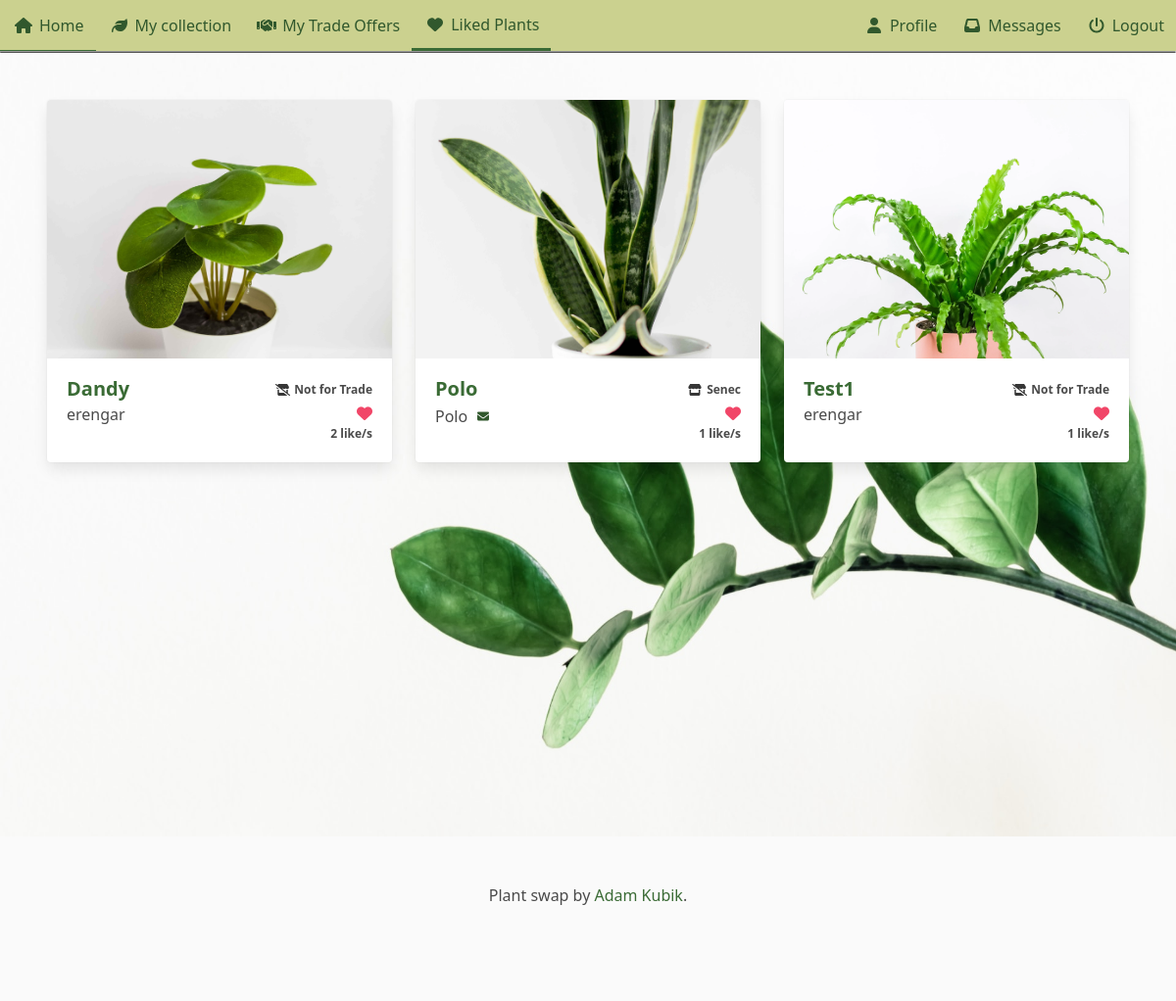
/accounts/likes/ (signed in), run on the app's committed database.
### plant_collection/models.py (models this page shows, shortened)
class Plant(models.Model):
    nick_name = models.CharField(
        max_length=64, validators=[MinLengthValidator(3)], unique=True
    )
    created = models.DateTimeField(auto_now_add=True, null=True, blank=True)
    updated = models.DateTimeField(auto_now=True, null=True, blank=True)
    species = models.ForeignKey(
        Species, on_delete=models.SET_NULL, blank=True, null=True, related_name="plants"
    )
    owner = models.ForeignKey(
        settings.AUTH_USER_MODEL, on_delete=models.CASCADE, related_name="plants"
    )
    slug = models.SlugField(default="bugged-plant")
    for_trade = models.BooleanField(default=False)
    likes = models.ManyToManyField(User, related_name="liked")
    location = models.CharField(max_length=24, blank=True, null=True, default=None, help_text="City, State")
    content = models.TextField(blank=True, null=True, default=None)
    def number_of_likes(self):
        return self.likes.count()

class Image(models.Model):
    plant = models.ForeignKey(Plant, on_delete=models.CASCADE, related_name="picture")
    image = models.ImageField(upload_to="pics")

### accounts/views.py (the view)
# urls.py: path('likes/', views.liked_list.as_view(), name='liked_list'),
class liked_list(LoginRequiredMixin, generic.View):
    template_name = 'accounts/like_list.html'
    def get(self, request, order='-likes'):
        context = {'plants':Plant.objects.filter(likes=request.user).order_by(order)}
        return render(request, self.template_name, context)

### accounts/templates/accounts/like_list.html (shortened to what this page needs)
{% extends "base.html" %}
{% load static %}
{% block header %}
<link rel="stylesheet" href="{% static 'plant_collection/css/no_padding_section.css' %}">
<link rel="stylesheet" href="{% static 'plant_collection/css/like_animation.css' %}">
{% endblock %}
{% block content %}
<section class="section">
{% include "plant_collection/assets/plants_gallery.html" %}
</section>
{% endblock content %}

### plant_collection/templates/plant_collection/assets/plants_gallery.html (shortened to what this page needs)
{% load cache %}
{% load static %}
<div class='columns is-multiline'>
    {% if plants %}
    {% for plant in plants %}
    <div class='column is-4-desktop is-full-mobile is-3-widescreen is-6-tablet'>
        <div class='card hover'>
            {% if plant.picture.all %}
            <div class='card-image'>
                <figure class='image is-4by3'>
                    <a href="{% url 'plant_collection:plant_view' slug=plant.slug %}">
                        {% if plant.thumbnail %}
                        <img src="{{ plant.thumbnail.image.image.url }}" alt="Picture of a plant" loading='lazy' class="cover">
                        {% else %}
                        <img src="{{ plant.picture.all.0.image.url }}" alt="Picture of a plant" loading='lazy' class="cover">
                        {% endif %}
                    </a>
                </figure>
            </div>
            {% endif %}
            <div class='card-content columns is-mobile' style='margin:0; padding:0.5rem;'>
                <div class='column is-6'>
                    <div class='title is-size-4-widescreen is-size-4-touch is-size-5-desktop'>
                        <a href="{% url 'plant_collection:plant_view' slug=plant.slug %}">{{plant.nick_name}}</a>
                    </div>
                    <div class='subtitle is-size-6-widescreen is-size-6-touch is-size-6-desktop'>
                        {% if user == plant.owner or not user.is_authenticated %}
                        <span>{{plant.owner}}</span>
                        {% else %}
                        <span class='icon-text'>
                            <span>{{plant.owner}}</span>
                            <a href="{% url 'accounts:write_message' name=plant.owner %}" class="icon"><img src="{% static 'plant_collection/icons/envelope.svg' %}"></a>
                        </span>
                        {% endif %}
                    </div>
                </div>
                <div class='column is-6'>
                    <div class='has-text-right'>
                        {% if plant.for_trade %}
                        <span class='icon-text has-text-weight-semibold is-size-7-desktop is-size-7-touch'>
                            <span class='icon'>
                                <img src="{% static 'plant_collection/icons/trade.svg' %}">
                            </span>
                            {% if plant.location %}
                            {{plant.location}}
                            {% else %}
                            For Trade
                            {% endif %}
                        </span>
                        {% else %}
                        <span class='icon-text has-text-weight-semibold is-size-7-desktop is-size-7-touch'>
                            <span class='icon'>
                                <img src="{% static 'plant_collection/icons/no_trade.svg' %}">
                            </span>
                            Not for Trade
                        </span>
                        {% endif %}
                    </div>
                    <div class='has-text-right'>
                        {% if not user in plant.likes.all %}
                        <div>
                            <a class='heart' role='button' tabindex=0 data-plant='{{ plant.id }}' data-user='{{ user }}'><i class="fa-regular fa-heart has-text-danger"></i></a>
                        </div>
                        {% elif user in plant.likes.all %}
                        <div>
                            <a class='heart' role='button' tabindex=0 data-plant='{{ plant.id }}' data-user='{{ user }}'><i class="fa-solid fa-heart has-text-danger"></i></a>
                        </div>
                        {% endif %}
                        <div class='number_likes is-size-7 has-text-weight-bold' data-plant='{{ plant.id }}'>
                            {{ plant.number_of_likes }} like/s
                        </div>
                    </div>
                </div>
            </div>
        </div>
    </div>
    {% empty %}
    <div class='column is-3-desktop is-full-mobile'>
        No plants :(
    </div>
    {% endfor %}
    {% endif %}
</div>

### plant_collection/static/plant_collection/css/coloring.css (style rules this page uses)
a { color: #3A6B35 ; }

### plant_collection/static/plant_collection/css/more_base.css (style rules this page uses)
body { font-family: Calibri, Candara, Segoe, Segoe UI, Optima, Arial, sans-serif; }
html { scrollbar-width: thin; scrollbar-color: #4A4A4A #EDEDED; }

### plant_collection/static/plant_collection/css/object_fit.css (style rules this page uses)
.cover { object-fit: cover; }

### data on the page
Plant: picture.all.0.image (picture), nick_name "Dandy", owner "erengar", for_trade False (drawn), number_of_likes "2"
Plant: picture.all.0.image (picture), nick_name "Polo", owner "Polo", for_trade True (drawn), location "Senec", number_of_likes "1"
Plant: picture.all.0.image (picture), nick_name "Test1", owner "erengar", for_trade False (drawn), number_of_likes "1"
